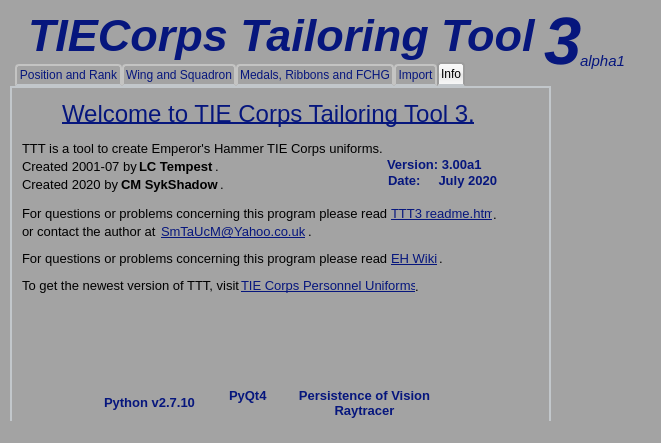
<?xml version="1.0" encoding="UTF-8"?>
<ui version="4.0">
 <class>MainWindow</class>
 <widget class="QMainWindow" name="MainWindow">
  <property name="geometry">
   <rect>
    <x>0</x>
    <y>0</y>
    <width>661</width>
    <height>443</height>
   </rect>
  </property>
  <property name="minimumSize">
   <size>
    <width>661</width>
    <height>443</height>
   </size>
  </property>
  <property name="maximumSize">
   <size>
    <width>661</width>
    <height>443</height>
   </size>
  </property>
  <property name="contextMenuPolicy">
   <enum>Qt::NoContextMenu</enum>
  </property>
  <property name="windowTitle">
   <string>TTT 3</string>
  </property>
  <property name="windowIcon">
   <iconset resource="resource.qrc">
    <normaloff>:/icons/ttt3.png</normaloff>:/icons/ttt3.png</iconset>
  </property>
  <property name="styleSheet">
   <string notr="true">background-color: rgb(163, 163, 163);</string>
  </property>
  <widget class="QWidget" name="centralwidget">
   <widget class="QLabel" name="label">
    <property name="geometry">
     <rect>
      <x>28</x>
      <y>10</y>
      <width>521</width>
      <height>51</height>
     </rect>
    </property>
    <property name="font">
     <font>
      <family>Arial</family>
      <pointsize>34</pointsize>
      <weight>75</weight>
      <italic>true</italic>
      <bold>true</bold>
     </font>
    </property>
    <property name="styleSheet">
     <string notr="true">color: rgb(6, 22, 125);</string>
    </property>
    <property name="text">
     <string>TIECorps Tailoring Tool</string>
    </property>
   </widget>
   <widget class="QLabel" name="label_2">
    <property name="geometry">
     <rect>
      <x>544</x>
      <y>11</y>
      <width>41</width>
      <height>60</height>
     </rect>
    </property>
    <property name="font">
     <font>
      <family>Arial</family>
      <pointsize>50</pointsize>
      <weight>75</weight>
      <italic>true</italic>
      <bold>true</bold>
     </font>
    </property>
    <property name="styleSheet">
     <string notr="true">color: rgb(6, 22, 125);</string>
    </property>
    <property name="text">
     <string>3</string>
    </property>
   </widget>
   <widget class="QLabel" name="label_3">
    <property name="geometry">
     <rect>
      <x>580</x>
      <y>50</y>
      <width>51</width>
      <height>21</height>
     </rect>
    </property>
    <property name="font">
     <font>
      <family>Arial</family>
      <pointsize>11</pointsize>
      <weight>50</weight>
      <italic>true</italic>
      <bold>false</bold>
     </font>
    </property>
    <property name="styleSheet">
     <string notr="true">color: rgb(6, 22, 125);</string>
    </property>
    <property name="text">
     <string>alpha1</string>
    </property>
   </widget>
   <widget class="QTabWidget" name="tabWidget">
    <property name="geometry">
     <rect>
      <x>10</x>
      <y>62</y>
      <width>541</width>
      <height>361</height>
     </rect>
    </property>
    <property name="styleSheet">
     <string notr="true">QTabWidget::pane { /* The tab widget frame */
border-top: 2px solid #C2C7CB;
border-bottom: 2px solid #C2C7CB;
border-left: 2px solid #C2C7CB;
border-right: 2px solid #C2C7CB;
}
QTabWidget::tab-bar {
left: 5px; /* move to the right by 5px */
}
/* Style the tab using the tab sub-control. Note that it reads QTabBar _not_ QTabWidget */
QTabBar::tab {
/*background: qlineargradient(x1: 0, y1: 0, x2: 0, y2: 1, stop: 0 #E1E1E1, stop: 0.4 #DDDDDD, stop: 0.5 #D8D8D8, stop: 1.0 #D3D3D3);*/
color:rgb(6, 22, 125);
border: 2px solid #C4C4C3;
border-bottom-color: #C2C7CB; /* same as the pane color */
border-top-left-radius: 4px;
border-top-right-radius: 4px;
min-width: 8ex;
padding: 2px;
}
QTabBar::tab:selected, QTabBar::tab:hover {
/*background: qlineargradient(x1: 0, y1: 0, x2: 0, y2: 1, stop: 0 #fafafa, stop: 0.4 #f4f4f4, stop: 0.5 #e7e7e7, stop: 1.0 #fafafa);*/
color:rgb(0, 0, 0);
}
QTabBar::tab:selected {
background: qlineargradient(x1: 0, y1: 0, x2: 0, y2: 1, stop: 0 #fafafa, stop: 0.4 #f4f4f4, stop: 0.5 #e7e7e7, stop: 1.0 #fafafa);
border-color: #9B9B9B;
border-bottom-color: #C2C7CB; /* same as pane color */
}
QTabBar::tab:!selected {
margin-top: 2px; /* make non-selected tabs look smaller */
}</string>
    </property>
    <property name="currentIndex">
     <number>4</number>
    </property>
    <widget class="QWidget" name="tabPosRank">
     <attribute name="title">
      <string>Position and Rank</string>
     </attribute>
    </widget>
    <widget class="QWidget" name="tabWingSqn">
     <attribute name="title">
      <string>Wing and Squadron</string>
     </attribute>
    </widget>
    <widget class="QWidget" name="tabMRF">
     <attribute name="title">
      <string>Medals, Ribbons and FCHG</string>
     </attribute>
    </widget>
    <widget class="QWidget" name="tabImport">
     <attribute name="title">
      <string>Import</string>
     </attribute>
    </widget>
    <widget class="QWidget" name="tabInfo">
     <attribute name="title">
      <string>Info</string>
     </attribute>
     <widget class="QLabel" name="label_4">
      <property name="geometry">
       <rect>
        <x>50</x>
        <y>10</y>
        <width>461</width>
        <height>31</height>
       </rect>
      </property>
      <property name="font">
       <font>
        <family>Arial</family>
        <pointsize>18</pointsize>
        <weight>50</weight>
        <bold>false</bold>
        <underline>true</underline>
       </font>
      </property>
      <property name="styleSheet">
       <string notr="true">color: rgb(6, 22, 125);</string>
      </property>
      <property name="text">
       <string>Welcome to TIE Corps Tailoring Tool 3.</string>
      </property>
     </widget>
     <widget class="QLabel" name="label_5">
      <property name="geometry">
       <rect>
        <x>10</x>
        <y>50</y>
        <width>361</width>
        <height>20</height>
       </rect>
      </property>
      <property name="font">
       <font>
        <family>Arial</family>
        <pointsize>10</pointsize>
       </font>
      </property>
      <property name="text">
       <string>TTT is a tool to create Emperor's Hammer TIE Corps uniforms.</string>
      </property>
     </widget>
     <widget class="QLabel" name="label_6">
      <property name="geometry">
       <rect>
        <x>10</x>
        <y>68</y>
        <width>121</width>
        <height>20</height>
       </rect>
      </property>
      <property name="font">
       <font>
        <family>Arial</family>
        <pointsize>10</pointsize>
       </font>
      </property>
      <property name="text">
       <string>Created 2001-07 by</string>
      </property>
     </widget>
     <widget class="QLabel" name="label_7">
      <property name="geometry">
       <rect>
        <x>127</x>
        <y>68</y>
        <width>81</width>
        <height>20</height>
       </rect>
      </property>
      <property name="font">
       <font>
        <family>Arial</family>
        <pointsize>10</pointsize>
        <weight>75</weight>
        <bold>true</bold>
       </font>
      </property>
      <property name="text">
       <string>LC Tempest</string>
      </property>
     </widget>
     <widget class="QLabel" name="label_8">
      <property name="geometry">
       <rect>
        <x>203</x>
        <y>68</y>
        <width>16</width>
        <height>20</height>
       </rect>
      </property>
      <property name="font">
       <font>
        <family>Arial</family>
        <pointsize>10</pointsize>
       </font>
      </property>
      <property name="text">
       <string>.</string>
      </property>
     </widget>
     <widget class="QLabel" name="label_9">
      <property name="geometry">
       <rect>
        <x>10</x>
        <y>86</y>
        <width>101</width>
        <height>20</height>
       </rect>
      </property>
      <property name="font">
       <font>
        <family>Arial</family>
        <pointsize>10</pointsize>
       </font>
      </property>
      <property name="text">
       <string>Created 2020 by</string>
      </property>
     </widget>
     <widget class="QLabel" name="label_10">
      <property name="geometry">
       <rect>
        <x>109</x>
        <y>86</y>
        <width>101</width>
        <height>20</height>
       </rect>
      </property>
      <property name="font">
       <font>
        <family>Arial</family>
        <pointsize>10</pointsize>
        <weight>75</weight>
        <bold>true</bold>
       </font>
      </property>
      <property name="text">
       <string>CM SykShadow</string>
      </property>
     </widget>
     <widget class="QLabel" name="label_11">
      <property name="geometry">
       <rect>
        <x>208</x>
        <y>86</y>
        <width>16</width>
        <height>20</height>
       </rect>
      </property>
      <property name="font">
       <font>
        <family>Arial</family>
        <pointsize>10</pointsize>
       </font>
      </property>
      <property name="text">
       <string>.</string>
      </property>
     </widget>
     <widget class="QLabel" name="label_12">
      <property name="geometry">
       <rect>
        <x>375</x>
        <y>68</y>
        <width>101</width>
        <height>16</height>
       </rect>
      </property>
      <property name="font">
       <font>
        <family>Arial</family>
        <pointsize>10</pointsize>
        <weight>75</weight>
        <bold>true</bold>
       </font>
      </property>
      <property name="styleSheet">
       <string notr="true">color: rgb(6, 22, 125);</string>
      </property>
      <property name="text">
       <string>Version: 3.00a1</string>
      </property>
     </widget>
     <widget class="QLabel" name="label_13">
      <property name="geometry">
       <rect>
        <x>376</x>
        <y>84</y>
        <width>161</width>
        <height>16</height>
       </rect>
      </property>
      <property name="font">
       <font>
        <family>Arial</family>
        <pointsize>10</pointsize>
        <weight>75</weight>
        <bold>true</bold>
       </font>
      </property>
      <property name="styleSheet">
       <string notr="true">color: rgb(6, 22, 125);</string>
      </property>
      <property name="text">
       <string>Date:     July 2020</string>
      </property>
     </widget>
     <widget class="QLabel" name="lbl_pic_python">
      <property name="geometry">
       <rect>
        <x>98</x>
        <y>221</y>
        <width>81</width>
        <height>81</height>
       </rect>
      </property>
      <property name="font">
       <font>
        <family>Arial</family>
        <pointsize>10</pointsize>
       </font>
      </property>
      <property name="cursor">
       <cursorShape>PointingHandCursor</cursorShape>
      </property>
      <property name="text">
       <string/>
      </property>
      <property name="pixmap">
       <pixmap resource="resource.qrc">:/icons/python27.png</pixmap>
      </property>
      <property name="scaledContents">
       <bool>true</bool>
      </property>
     </widget>
     <widget class="QLabel" name="lbl_pic_povray">
      <property name="geometry">
       <rect>
        <x>302</x>
        <y>221</y>
        <width>101</width>
        <height>81</height>
       </rect>
      </property>
      <property name="font">
       <font>
        <family>Arial</family>
        <pointsize>10</pointsize>
       </font>
      </property>
      <property name="cursor">
       <cursorShape>PointingHandCursor</cursorShape>
      </property>
      <property name="text">
       <string/>
      </property>
      <property name="pixmap">
       <pixmap resource="resource.qrc">:/icons/povray.png</pixmap>
      </property>
      <property name="scaledContents">
       <bool>true</bool>
      </property>
     </widget>
     <widget class="QLabel" name="lbl_python">
      <property name="geometry">
       <rect>
        <x>92</x>
        <y>306</y>
        <width>101</width>
        <height>16</height>
       </rect>
      </property>
      <property name="font">
       <font>
        <family>Arial</family>
        <pointsize>10</pointsize>
        <weight>75</weight>
        <bold>true</bold>
       </font>
      </property>
      <property name="cursor">
       <cursorShape>PointingHandCursor</cursorShape>
      </property>
      <property name="styleSheet">
       <string notr="true">color: rgb(6, 22, 125);</string>
      </property>
      <property name="text">
       <string>Python v2.7.10</string>
      </property>
     </widget>
     <widget class="QLabel" name="lbl_povray">
      <property name="geometry">
       <rect>
        <x>282</x>
        <y>299</y>
        <width>141</width>
        <height>31</height>
       </rect>
      </property>
      <property name="font">
       <font>
        <family>Arial</family>
        <pointsize>10</pointsize>
        <weight>75</weight>
        <bold>true</bold>
       </font>
      </property>
      <property name="cursor">
       <cursorShape>PointingHandCursor</cursorShape>
      </property>
      <property name="styleSheet">
       <string notr="true">color: rgb(6, 22, 125);</string>
      </property>
      <property name="text">
       <string>Persistence of Vision Raytracer</string>
      </property>
      <property name="alignment">
       <set>Qt::AlignCenter</set>
      </property>
      <property name="wordWrap">
       <bool>true</bool>
      </property>
     </widget>
     <widget class="QLabel" name="lbl_pic_qt">
      <property name="geometry">
       <rect>
        <x>198</x>
        <y>221</y>
        <width>81</width>
        <height>81</height>
       </rect>
      </property>
      <property name="font">
       <font>
        <family>Arial</family>
        <pointsize>10</pointsize>
       </font>
      </property>
      <property name="cursor">
       <cursorShape>PointingHandCursor</cursorShape>
      </property>
      <property name="text">
       <string/>
      </property>
      <property name="pixmap">
       <pixmap resource="resource.qrc">:/icons/Qt_logo.png</pixmap>
      </property>
      <property name="scaledContents">
       <bool>true</bool>
      </property>
     </widget>
     <widget class="QLabel" name="lbl_qt">
      <property name="geometry">
       <rect>
        <x>217</x>
        <y>299</y>
        <width>41</width>
        <height>16</height>
       </rect>
      </property>
      <property name="font">
       <font>
        <family>Arial</family>
        <pointsize>10</pointsize>
        <weight>75</weight>
        <bold>true</bold>
       </font>
      </property>
      <property name="cursor">
       <cursorShape>PointingHandCursor</cursorShape>
      </property>
      <property name="styleSheet">
       <string notr="true">color: rgb(6, 22, 125);</string>
      </property>
      <property name="text">
       <string>PyQt4</string>
      </property>
     </widget>
     <widget class="QLabel" name="label_20">
      <property name="geometry">
       <rect>
        <x>10</x>
        <y>115</y>
        <width>371</width>
        <height>20</height>
       </rect>
      </property>
      <property name="font">
       <font>
        <family>Arial</family>
        <pointsize>10</pointsize>
       </font>
      </property>
      <property name="text">
       <string>For questions or problems concerning this program please read</string>
      </property>
     </widget>
     <widget class="QLabel" name="label_21">
      <property name="geometry">
       <rect>
        <x>10</x>
        <y>133</y>
        <width>141</width>
        <height>20</height>
       </rect>
      </property>
      <property name="font">
       <font>
        <family>Arial</family>
        <pointsize>10</pointsize>
       </font>
      </property>
      <property name="text">
       <string>or contact the author at</string>
      </property>
     </widget>
     <widget class="QLabel" name="label_22">
      <property name="geometry">
       <rect>
        <x>10</x>
        <y>160</y>
        <width>371</width>
        <height>20</height>
       </rect>
      </property>
      <property name="font">
       <font>
        <family>Arial</family>
        <pointsize>10</pointsize>
       </font>
      </property>
      <property name="text">
       <string>For questions or problems concerning this program please read</string>
      </property>
     </widget>
     <widget class="QLabel" name="label_23">
      <property name="geometry">
       <rect>
        <x>10</x>
        <y>187</y>
        <width>221</width>
        <height>20</height>
       </rect>
      </property>
      <property name="font">
       <font>
        <family>Arial</family>
        <pointsize>10</pointsize>
       </font>
      </property>
      <property name="text">
       <string>To get the newest version of TTT, visit</string>
      </property>
     </widget>
     <widget class="QLabel" name="lbl_email">
      <property name="geometry">
       <rect>
        <x>149</x>
        <y>133</y>
        <width>151</width>
        <height>20</height>
       </rect>
      </property>
      <property name="font">
       <font>
        <family>Arial</family>
        <pointsize>10</pointsize>
        <underline>true</underline>
       </font>
      </property>
      <property name="cursor">
       <cursorShape>PointingHandCursor</cursorShape>
      </property>
      <property name="styleSheet">
       <string notr="true">color: rgb(6, 22, 125);</string>
      </property>
      <property name="text">
       <string>SmTaUcM@Yahoo.co.uk</string>
      </property>
     </widget>
     <widget class="QLabel" name="label_25">
      <property name="geometry">
       <rect>
        <x>296</x>
        <y>133</y>
        <width>16</width>
        <height>20</height>
       </rect>
      </property>
      <property name="font">
       <font>
        <family>Arial</family>
        <pointsize>10</pointsize>
       </font>
      </property>
      <property name="text">
       <string>.</string>
      </property>
     </widget>
     <widget class="QLabel" name="lbl_readme">
      <property name="geometry">
       <rect>
        <x>379</x>
        <y>115</y>
        <width>101</width>
        <height>20</height>
       </rect>
      </property>
      <property name="font">
       <font>
        <family>Arial</family>
        <pointsize>10</pointsize>
        <underline>true</underline>
       </font>
      </property>
      <property name="cursor">
       <cursorShape>PointingHandCursor</cursorShape>
      </property>
      <property name="styleSheet">
       <string notr="true">color: rgb(6, 22, 125);</string>
      </property>
      <property name="text">
       <string>TTT3 readme.htm</string>
      </property>
     </widget>
     <widget class="QLabel" name="label_27">
      <property name="geometry">
       <rect>
        <x>481</x>
        <y>116</y>
        <width>16</width>
        <height>20</height>
       </rect>
      </property>
      <property name="font">
       <font>
        <family>Arial</family>
        <pointsize>10</pointsize>
       </font>
      </property>
      <property name="text">
       <string>.</string>
      </property>
     </widget>
     <widget class="QLabel" name="lbl_wiki">
      <property name="geometry">
       <rect>
        <x>379</x>
        <y>160</y>
        <width>51</width>
        <height>20</height>
       </rect>
      </property>
      <property name="font">
       <font>
        <family>Arial</family>
        <pointsize>10</pointsize>
        <underline>true</underline>
       </font>
      </property>
      <property name="cursor">
       <cursorShape>PointingHandCursor</cursorShape>
      </property>
      <property name="styleSheet">
       <string notr="true">color: rgb(6, 22, 125);</string>
      </property>
      <property name="text">
       <string>EH Wiki</string>
      </property>
     </widget>
     <widget class="QLabel" name="label_29">
      <property name="geometry">
       <rect>
        <x>427</x>
        <y>160</y>
        <width>16</width>
        <height>20</height>
       </rect>
      </property>
      <property name="font">
       <font>
        <family>Arial</family>
        <pointsize>10</pointsize>
       </font>
      </property>
      <property name="text">
       <string>.</string>
      </property>
     </widget>
     <widget class="QLabel" name="lbl_uniforms">
      <property name="geometry">
       <rect>
        <x>229</x>
        <y>187</y>
        <width>181</width>
        <height>20</height>
       </rect>
      </property>
      <property name="font">
       <font>
        <family>Arial</family>
        <pointsize>10</pointsize>
        <underline>true</underline>
       </font>
      </property>
      <property name="cursor">
       <cursorShape>PointingHandCursor</cursorShape>
      </property>
      <property name="styleSheet">
       <string notr="true">color: rgb(6, 22, 125);</string>
      </property>
      <property name="text">
       <string>TIE Corps Personnel Uniforms</string>
      </property>
     </widget>
     <widget class="QLabel" name="label_31">
      <property name="geometry">
       <rect>
        <x>403</x>
        <y>188</y>
        <width>16</width>
        <height>20</height>
       </rect>
      </property>
      <property name="font">
       <font>
        <family>Arial</family>
        <pointsize>10</pointsize>
       </font>
      </property>
      <property name="text">
       <string>.</string>
      </property>
     </widget>
    </widget>
   </widget>
  </widget>
  <widget class="QStatusBar" name="statusbar"/>
 </widget>
 <resources>
  <include location="resource.qrc"/>
 </resources>
 <connections/>
</ui>
